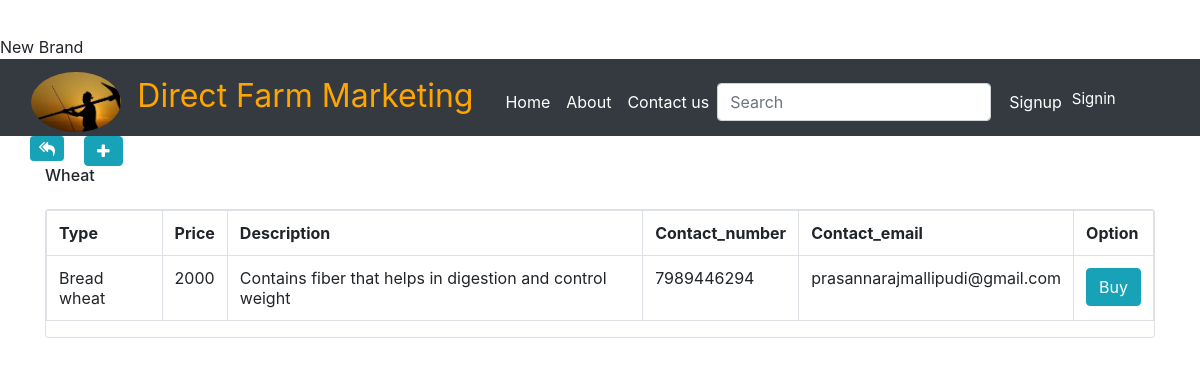
The app's page /brand/2/model with its own data.
### camdatabase.py (models this page shows, shortened)
class Brand(Base):
    __tablename__ = 'brand'
    id = Column(Integer, primary_key=True)
    user_id = Column(Integer, ForeignKey('user.id'))
    name = Column(String(50), nullable=False)
    picture=Column(String(50))
    user = relationship(UserData)

class ModelName(Base):
    __tablename__ = 'model'
    id = Column(Integer, primary_key=True)
    brand_id = Column(Integer, ForeignKey('brand.id'))
    user_id = Column(Integer, ForeignKey('user.id'))
    modelnumber = Column(String(30))
    colors = Column(String(30))
    mobileno=Column(Integer,nullable=False)
    email=Column(String(100),nullable=False)
    price = Column(String(20))
    description = Column(String(500))
    personname=Column(String(100))
    address=Column(String(200))
    brand = relationship(Brand)
    user = relationship(UserData)

### finaldata.py (the view)
@app.route('/brand/<int:brand_id>/model')
def showModel(brand_id):
        session = DBSession()
        brand = session.query(Brand).filter_by(id=brand_id).one()
        model = session.query(ModelName).filter_by(brand_id=brand.id)
        return render_template(
            'showModelsforuser.html', brand=brand,
            model=model, cur_user=login_session)

### templates/showModelsforuser.html (shortened to what this page needs)
{% include 'header.html' %}
{% extends 'base.html' %}
{% block content %}
<div>
    <main class="container-fluid">
        <div class="container">
          <div>
              <div class="row">
                <a href="{{url_for('showBrands')}}" class=" btn btn-info edit btn-sm fa fa-mail-reply-all back"></a>
                <a href="{{url_for("newModel",brand_id=brand.id)}}" class=" btn btn-info new" title="Add New Model" style="margin-left: 20px"><span class="fa fa-plus"></span></a>
              </div>
          </div>
          <h6> {{brand.name}} </h6>
          <div class="card">
            <table class="table table-bordered">
                <tr class="">
                  <th>Type</th>
                  <th>Price</th>
                  <th>Description</th>
                  <th>Contact_number</th>
                  <th>Contact_email</th>
                  <th>Option</th>
                </tr>
                {% for i in model %}
                  <tr>
                    <td>{{i.modelnumber}}</td>
                    <td>{{i.price}}</td>
                    <td>{{i.description}}</td>
                    <td>{{i.mobileno}}</td>
                    <td>{{i.email}}</td>
                    <td><button type="button" class="btn btn-info" data-toggle="modal" data-target="#myModal">Buy</td>
                  </tr>
                {% endfor %}
            </table>
    </div>
    </main>
</div>
{% endblock %}

### static/css/main.css (style rules this page uses)
body { padding-top:35px; background-size:cover; }
@media (min-width: 850px) { body { padding-top: 35px; } }

### static/css/styles.css (style rules this page uses)
.alert,.new { margin-top:0px; }

### templates/showModelsforuser.html (style rules this page uses)
.edit { height:25px; }

### records on screen
Brand: name "Wheat"
ModelName: modelnumber "Bread wheat", price "2000", description "Contains fiber that helps in digestion and control weight", mobileno "7989446294", email "prasannarajmallipudi@gmail.com"
